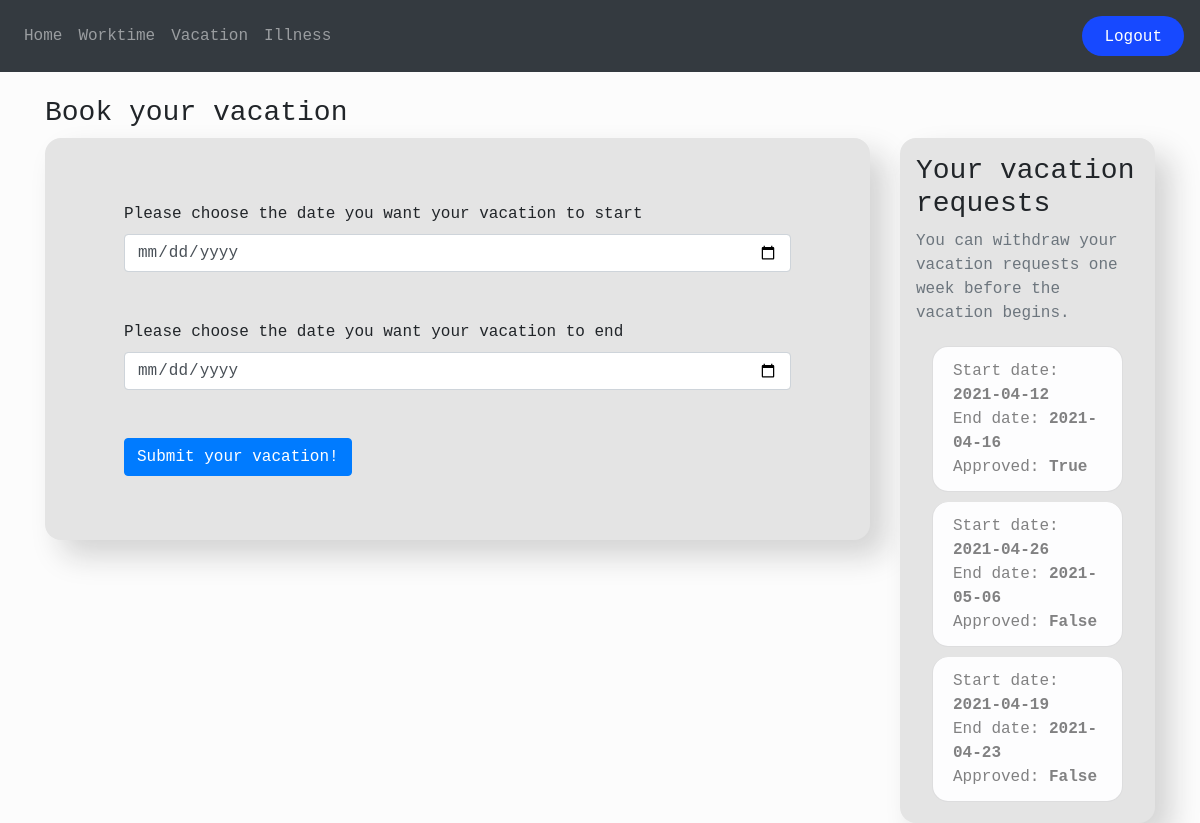
Page /vacation (signed in) on the earlier database version.
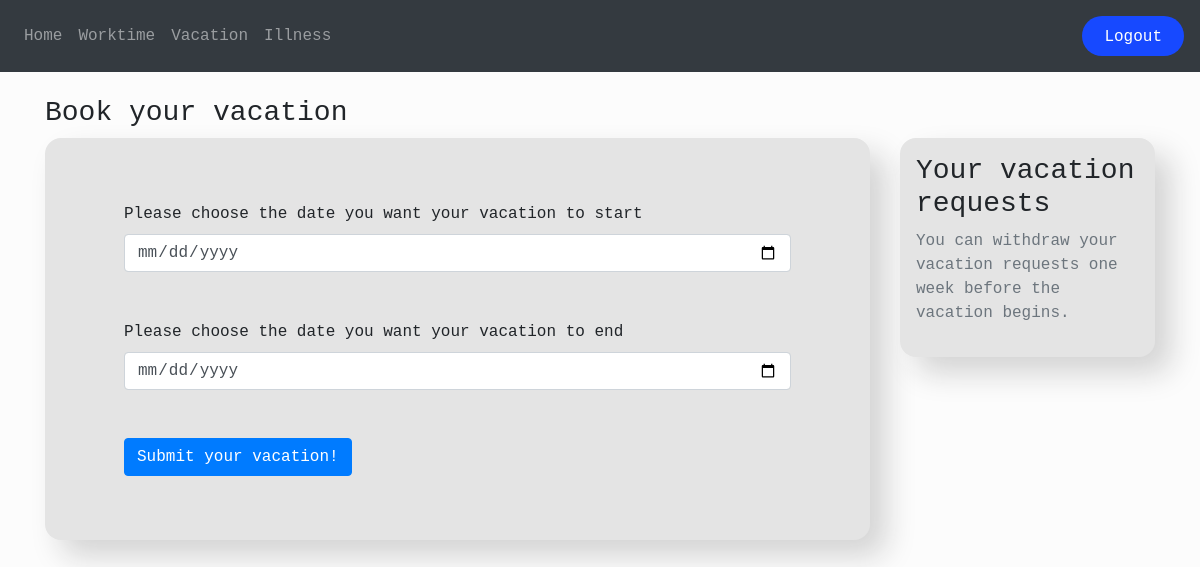
Same page on the later database version.
### app/models.py (models this page shows, shortened)
class Vacation(db.Model):
    id = db.Column(db.Integer, primary_key=True)
    start_date = db.Column(db.Date)
    end_date = db.Column(db.Date)
    user_id = db.Column(db.Integer, db.ForeignKey('user.id'))
    approved = db.Column(db.Boolean, default=False)

### app/vacation.py (the view, shortened to what this page needs)
@vac.route('/vacation', methods=['GET', 'POST'])
@login_required
def vacation():
    user = User.query.filter_by(id=session.get('user_id')).first()
    requests = Vacation.query.filter_by(user_id=user.id).all()
    return render_template('vacation.html', user=current_user, requests=requests, roles_id=session.get('roles_id'))

### app/__init__.py (called while the page is built)
def create_app():
    app = Flask(__name__)
    app.config['SECRET_KEY'] = '9QxEIB84nNKgxjz9ahPjM2HRtwrERAli4PGtjRjV'
    app.config['SQLALCHEMY_DATABASE_URI'] = f'sqlite:///{DB_NAME}'
    app.config['SQLALCHEMY_TRACK_MODIFICATIONS'] = False
    db.init_app(app)
    from .auth import auth
    from .views import views
    from .worktime import work
    from .vacation import vac
    from .illness import ill
    app.register_blueprint(auth)
    app.register_blueprint(views)
    app.register_blueprint(work)
    app.register_blueprint(vac)
    app.register_blueprint(ill)
    from .models import User
    create_database(app=app)
    login_manager = LoginManager()
    login_manager.login_view = 'auth.login'
    login_manager.init_app(app)
    @login_manager.user_loader
    def load_user(id):
        return User.query.get(int(id))
    return app

### app/templates/vacation.html (shortened to what this page needs)
{% extends 'base.html' %}
{% block page_header %}
<h3>Book your vacation</h3>
{% endblock page_header %}
{% block content %}
<div class="container">
    <div class="row">
        <div class="col-sm-9">
            <div class="vacation-requests-personal">
                <form method="POST">
                    <div class="container">
                        <div class="md-form mx-5 my-5">
                            <label for="start_date">Please choose the date you want your vacation to start</label>
                            <input type="date" name="start_date" id="start_date" class="form-control" required>
                        </div>
                        <div class="md-form mx-5 my-5">
                            <label for="end_date">Please choose the date you want your vacation to end</label>
                            <input type="date" name="end_date" id="end_date" class="form-control" required>
                        </div>
                        <div class="md-form mx-5 my-5">
                            <button type="submit" class="btn btn-primary">Submit your vacation!</button>
                        </div>
                    </div>
                </form>
            </div>
        </div>
        <div class="col-sm-3">
            <div class="vacation-requests-personal">
                <div class="content-section">
                    <h3>Your vacation requests</h3>
                    <p class='text-muted'>
                        You can withdraw your vacation requests one week before the vacation begins.
                    </p>
                    <ul class="list-group" >
                        {% for request in requests %}
                        <li class="list-group-item list-group-item-light individual-request" style="border-radius: 1em; margin:5px 1em">
                            Start date: <strong>{{request.start_date}}</strong>
                            <br>
                            End date: <strong>{{request.end_date}}</strong>
                            <br>
                            Approved: <strong>{{request.approved}}</strong>
                        </li>
                        {% endfor %}
                    </ul>
                </div>
            </div>
        </div>
    </div>
</div>
{% endblock content %}

### app/templates/base.html (shortened to what this page needs)
<!DOCTYPE html>
<html>
<head>
    <link rel="stylesheet" href="https://stackpath.bootstrapcdn.com/bootstrap/4.4.1/css/bootstrap.min.css"
 />
    <link rel="stylesheet" href="{{ url_for('static', filename='css/styles.css') }}">
</head>
<body>
    <nav class="navbar navbar-expand-lg navbar-dark bg-dark">
        <div class="collapse navbar-collapse" id="navbar">
            <ul class="navbar-nav mr-auto">
                {% if user.is_authenticated %}
                <li class="nav-item"><a class="nav-link" id="home" href="/home">Home</a></li>
                <li class="nav-item"><a class="nav-item nav-link" id="wortime" href="/worktime">Worktime</a></li>
                <li class="nav-item"><a class="nav-item nav-link" id="vacation" href="/vacation">Vacation</a></li>
                <li class="nav-item"><a class="nav-item nav-link" id="illness" href="/illness">Illness</a></li>
                {% else %}
                <li class="nav-item"><a class="nav-item nav-link" id="login" href="{{url_for('auth.login')}}">Login</a>
                </li>
                {% endif %}
            </ul>
            {% if user.is_authenticated %}
            <span class="navbar-text">
                <button class="button-small">
                    <a class="nav-item nav-link" id="logout" href="/logout">Logout</a>
                </button>
            </span>
            {% endif %}
        </div>
    </nav>
    <br>
    <div class="page-header">
        <div class="container">
            {% block page_header %}
            {% endblock page_header %}
        </div>
    </div>
    {% block content %}
    {% endblock content %}
</body>
</html>

### app/static/css/styles.css (style rules this page uses)
body, html { height: 100%; background-color: #fcfcfc; font-family: 'Microsoft YaHei UI', Courier, monospace; }
.button-small { background: #1749FF; color: white; float: left; border-radius: 57px; border: 0px; height: 40px; transition: all 0.4s ease 0s; }
.vacation-requests-personal { background-color: #e4e4e4; padding: 1em; border-radius: 1em; box-shadow: 1em 1em 30px #d3d3d3; position: relative; }

Differences in the rows shown:
no longer on this page (row edited): Vacation: start_date "2021-04-12", end_date "2021-04-16", approved "True"
removed Vacation: start_date "2021-04-26", end_date "2021-05-06", approved "False"
removed Vacation: start_date "2021-04-19", end_date "2021-04-23", approved "False"
